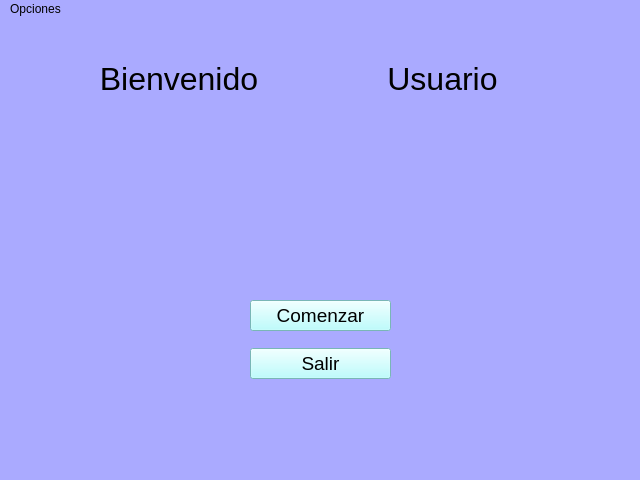
<?xml version="1.0" encoding="UTF-8"?>
<ui version="4.0">
 <class>MainWindow</class>
 <widget class="QMainWindow" name="MainWindow">
  <property name="geometry">
   <rect>
    <x>0</x>
    <y>0</y>
    <width>640</width>
    <height>480</height>
   </rect>
  </property>
  <property name="windowTitle">
   <string>MainWindow</string>
  </property>
  <property name="styleSheet">
   <string notr="true">background-color: rgb(170, 170, 255);</string>
  </property>
  <widget class="QWidget" name="centralwidget">
   <widget class="QWidget" name="verticalLayoutWidget">
    <property name="geometry">
     <rect>
      <x>250</x>
      <y>270</y>
      <width>141</width>
      <height>101</height>
     </rect>
    </property>
    <layout class="QVBoxLayout" name="verticalLayout">
     <item>
      <widget class="QPushButton" name="pushButton">
       <property name="palette">
        <palette>
         <active>
          <colorrole role="Button">
           <brush brushstyle="SolidPattern">
            <color alpha="255">
             <red>170</red>
             <green>255</green>
             <blue>255</blue>
            </color>
           </brush>
          </colorrole>
          <colorrole role="Base">
           <brush brushstyle="SolidPattern">
            <color alpha="255">
             <red>170</red>
             <green>255</green>
             <blue>255</blue>
            </color>
           </brush>
          </colorrole>
          <colorrole role="Window">
           <brush brushstyle="SolidPattern">
            <color alpha="255">
             <red>170</red>
             <green>255</green>
             <blue>255</blue>
            </color>
           </brush>
          </colorrole>
         </active>
         <inactive>
          <colorrole role="Button">
           <brush brushstyle="SolidPattern">
            <color alpha="255">
             <red>170</red>
             <green>255</green>
             <blue>255</blue>
            </color>
           </brush>
          </colorrole>
          <colorrole role="Base">
           <brush brushstyle="SolidPattern">
            <color alpha="255">
             <red>170</red>
             <green>255</green>
             <blue>255</blue>
            </color>
           </brush>
          </colorrole>
          <colorrole role="Window">
           <brush brushstyle="SolidPattern">
            <color alpha="255">
             <red>170</red>
             <green>255</green>
             <blue>255</blue>
            </color>
           </brush>
          </colorrole>
         </inactive>
         <disabled>
          <colorrole role="Button">
           <brush brushstyle="SolidPattern">
            <color alpha="255">
             <red>170</red>
             <green>255</green>
             <blue>255</blue>
            </color>
           </brush>
          </colorrole>
          <colorrole role="Base">
           <brush brushstyle="SolidPattern">
            <color alpha="255">
             <red>170</red>
             <green>255</green>
             <blue>255</blue>
            </color>
           </brush>
          </colorrole>
          <colorrole role="Window">
           <brush brushstyle="SolidPattern">
            <color alpha="255">
             <red>170</red>
             <green>255</green>
             <blue>255</blue>
            </color>
           </brush>
          </colorrole>
         </disabled>
        </palette>
       </property>
       <property name="font">
        <font>
         <pointsize>14</pointsize>
        </font>
       </property>
       <property name="styleSheet">
        <string notr="true">background-color: rgb(170, 255, 255);</string>
       </property>
       <property name="text">
        <string>Comenzar</string>
       </property>
      </widget>
     </item>
     <item>
      <widget class="QPushButton" name="pushButton_2">
       <property name="palette">
        <palette>
         <active>
          <colorrole role="Button">
           <brush brushstyle="SolidPattern">
            <color alpha="255">
             <red>170</red>
             <green>255</green>
             <blue>255</blue>
            </color>
           </brush>
          </colorrole>
          <colorrole role="Base">
           <brush brushstyle="SolidPattern">
            <color alpha="255">
             <red>170</red>
             <green>255</green>
             <blue>255</blue>
            </color>
           </brush>
          </colorrole>
          <colorrole role="Window">
           <brush brushstyle="SolidPattern">
            <color alpha="255">
             <red>170</red>
             <green>255</green>
             <blue>255</blue>
            </color>
           </brush>
          </colorrole>
         </active>
         <inactive>
          <colorrole role="Button">
           <brush brushstyle="SolidPattern">
            <color alpha="255">
             <red>170</red>
             <green>255</green>
             <blue>255</blue>
            </color>
           </brush>
          </colorrole>
          <colorrole role="Base">
           <brush brushstyle="SolidPattern">
            <color alpha="255">
             <red>170</red>
             <green>255</green>
             <blue>255</blue>
            </color>
           </brush>
          </colorrole>
          <colorrole role="Window">
           <brush brushstyle="SolidPattern">
            <color alpha="255">
             <red>170</red>
             <green>255</green>
             <blue>255</blue>
            </color>
           </brush>
          </colorrole>
         </inactive>
         <disabled>
          <colorrole role="Button">
           <brush brushstyle="SolidPattern">
            <color alpha="255">
             <red>170</red>
             <green>255</green>
             <blue>255</blue>
            </color>
           </brush>
          </colorrole>
          <colorrole role="Base">
           <brush brushstyle="SolidPattern">
            <color alpha="255">
             <red>170</red>
             <green>255</green>
             <blue>255</blue>
            </color>
           </brush>
          </colorrole>
          <colorrole role="Window">
           <brush brushstyle="SolidPattern">
            <color alpha="255">
             <red>170</red>
             <green>255</green>
             <blue>255</blue>
            </color>
           </brush>
          </colorrole>
         </disabled>
        </palette>
       </property>
       <property name="font">
        <font>
         <pointsize>14</pointsize>
        </font>
       </property>
       <property name="styleSheet">
        <string notr="true">background-color: rgb(170, 255, 255);</string>
       </property>
       <property name="text">
        <string>Salir</string>
       </property>
      </widget>
     </item>
    </layout>
   </widget>
   <widget class="QWidget" name="horizontalLayoutWidget">
    <property name="geometry">
     <rect>
      <x>50</x>
      <y>20</y>
      <width>521</width>
      <height>80</height>
     </rect>
    </property>
    <layout class="QHBoxLayout" name="horizontalLayout">
     <item>
      <widget class="QLabel" name="label_5">
       <property name="font">
        <font>
         <pointsize>24</pointsize>
        </font>
       </property>
       <property name="layoutDirection">
        <enum>Qt::LeftToRight</enum>
       </property>
       <property name="text">
        <string>Bienvenido</string>
       </property>
       <property name="alignment">
        <set>Qt::AlignCenter</set>
       </property>
      </widget>
     </item>
     <item>
      <widget class="QLabel" name="label_4">
       <property name="font">
        <font>
         <pointsize>24</pointsize>
        </font>
       </property>
       <property name="text">
        <string>Usuario</string>
       </property>
       <property name="alignment">
        <set>Qt::AlignCenter</set>
       </property>
      </widget>
     </item>
    </layout>
   </widget>
  </widget>
  <widget class="QMenuBar" name="menubar">
   <property name="geometry">
    <rect>
     <x>0</x>
     <y>0</y>
     <width>640</width>
     <height>21</height>
    </rect>
   </property>
   <widget class="QMenu" name="menuOpciones">
    <property name="title">
     <string>Opciones</string>
    </property>
    <addaction name="actionProbar_Camara"/>
    <addaction name="actionVer_Palabras"/>
    <addaction name="separator"/>
    <addaction name="actionSalir_Aplicacion"/>
   </widget>
   <addaction name="menuOpciones"/>
  </widget>
  <action name="actionProbar_Camara">
   <property name="text">
    <string>Probar Camara</string>
   </property>
  </action>
  <action name="actionVer_Palabras">
   <property name="text">
    <string>Ver Palabras</string>
   </property>
  </action>
  <action name="actionSalir_Aplicacion">
   <property name="text">
    <string>Salir Aplicacion</string>
   </property>
  </action>
 </widget>
 <resources/>
 <connections>
  <connection>
   <sender>pushButton_2</sender>
   <signal>clicked()</signal>
   <receiver>MainWindow</receiver>
   <slot>close()</slot>
   <hints>
    <hint type="sourcelabel">
     <x>327</x>
     <y>373</y>
    </hint>
    <hint type="destinationlabel">
     <x>469</x>
     <y>336</y>
    </hint>
   </hints>
  </connection>
 </connections>
</ui>
